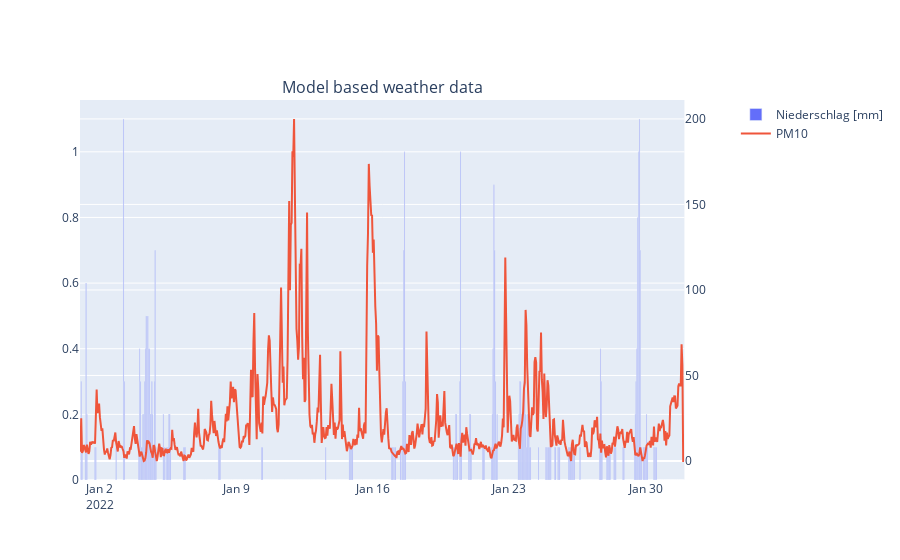

Notebook code for this chart:
### Code cell
fig_model = make_subplots(specs=[[{"secondary_y": True}]], column_titles=["Model based weather data"])

fig_model.add_trace(go.Bar(x=hourly_model.index, y=hourly_model["precipitation"], name="Niederschlag [mm]"))
fig_model.add_trace(go.Scatter(x=hourly_model.index, y=januar["value"], name="PM10"), secondary_y=True)

### Figure 1 — Plotly figure (JSON) as saved in the notebook; plotly's stock layout.template omitted (floating-point values rounded to 4 significant figures; data arrays with more than 128 entries replaced by an {"elided": "..."} marker saying what was removed)
{"data": [{"name": "Niederschlag [mm]", "type": "bar", "x": {"elided": "744 str values"}, "y": {"elided": "744 float values"}}, {"name": "PM10", "type": "scatter", "x": {"elided": "744 str values"}, "xaxis": "x", "y": {"elided": "744 float values"}, "yaxis": "y2"}], "layout": {"annotations": [{"font": {"size": 16}, "showarrow": false, "text": "Model based weather data", "x": 0.47, "xanchor": "center", "xref": "paper", "y": 1, "yanchor": "bottom", "yref": "paper"}], "xaxis": {"anchor": "y", "domain": [0, 0.94]}, "yaxis": {"anchor": "x", "domain": [0, 1]}, "yaxis2": {"anchor": "x", "overlaying": "y", "side": "right"}}}
